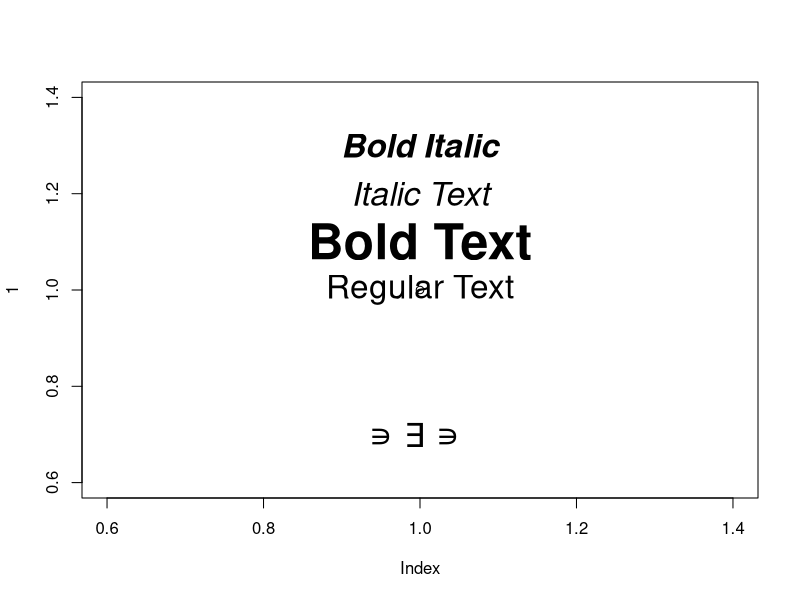

This figure's R source: (Note: this script raises an error after producing the figure.)
test_text <- function(){
  plot(1)
  text(1, 1.0, "Regular Text", font=1, cex = 2)
  text(1, 1.1, "Bold Text", font=2, cex = 3)
  text(1, 1.2, "Italic Text", font=3, cex = 2)
  text(1, 1.3, "Bold Italic", font=4, cex = 2)
  text(1, 0.7, expression(symbol("\047 \044 \047 ")), font=5, cex = 2)
}

png("cairo.png", 800, 600)
test_text()
dev.off()

img <- image_graph(800, 600, bg = 'white')
test_text()
dev.off()
image_write(img, "magick.png")

browseURL('cairo.png')
browseURL('magick.png')
